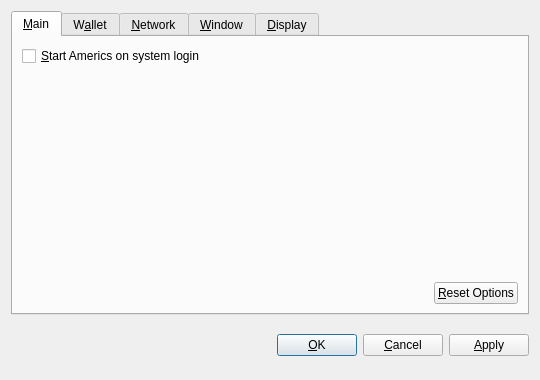
<?xml version="1.0" encoding="UTF-8"?>
<ui version="4.0">
 <class>OptionsDialog</class>
 <widget class="QDialog" name="OptionsDialog">
  <property name="geometry">
   <rect>
    <x>0</x>
    <y>0</y>
    <width>540</width>
    <height>380</height>
   </rect>
  </property>
  <property name="windowTitle">
   <string>Options</string>
  </property>
  <property name="modal">
   <bool>true</bool>
  </property>
  <layout class="QVBoxLayout" name="verticalLayout">
   <item>
    <widget class="QTabWidget" name="tabWidget">
     <property name="tabPosition">
      <enum>QTabWidget::North</enum>
     </property>
     <property name="currentIndex">
      <number>0</number>
     </property>
     <widget class="QWidget" name="tabMain">
      <attribute name="title">
       <string>&amp;Main</string>
      </attribute>
      <layout class="QVBoxLayout" name="verticalLayout_Main">
       <item>
        <widget class="QCheckBox" name="bitcoinAtStartup">
         <property name="toolTip">
          <string>Automatically start Americs after logging in to the system.</string>
         </property>
         <property name="text">
          <string>&amp;Start Americs on system login</string>
         </property>
        </widget>
       </item>
       <item>
        <spacer name="verticalSpacer_Main">
         <property name="orientation">
          <enum>Qt::Vertical</enum>
         </property>
         <property name="sizeHint" stdset="0">
          <size>
           <width>20</width>
           <height>40</height>
          </size>
         </property>
        </spacer>
       </item>
       <item>
        <layout class="QHBoxLayout" name="horizontalLayout_2_Main">
         <item>
          <spacer name="horizontalSpacer_2_Main">
           <property name="orientation">
            <enum>Qt::Horizontal</enum>
           </property>
           <property name="sizeHint" stdset="0">
            <size>
             <width>40</width>
             <height>20</height>
            </size>
           </property>
          </spacer>
         </item>
         <item>
          <widget class="QPushButton" name="resetButton">
           <property name="toolTip">
            <string>Reset all client options to default.</string>
           </property>
           <property name="text">
            <string>&amp;Reset Options</string>
           </property>
           <property name="autoDefault">
            <bool>false</bool>
           </property>
          </widget>
         </item>
        </layout>
       </item>
      </layout>
     </widget>
     <widget class="QWidget" name="tabWallet">
      <attribute name="title">
       <string>W&amp;allet</string>
      </attribute>
      <layout class="QVBoxLayout" name="verticalLayout_Network">
       <item>
        <widget class="QLabel" name="transactionFeeInfoLabel">
         <property name="text">
          <string>Optional transaction fee per kB that helps make sure your transactions are processed quickly. Most transactions are 1 kB.</string>
         </property>
         <property name="textFormat">
          <enum>Qt::PlainText</enum>
         </property>
         <property name="wordWrap">
          <bool>true</bool>
         </property>
        </widget>
       </item>
       <item>
        <layout class="QHBoxLayout" name="horizontalLayout_1_Main">
         <item>
          <widget class="QLabel" name="transactionFeeLabel">
           <property name="text">
            <string>Pay transaction &amp;fee</string>
           </property>
           <property name="textFormat">
            <enum>Qt::PlainText</enum>
           </property>
           <property name="buddy">
            <cstring>transactionFee</cstring>
           </property>
          </widget>
         </item>
         <item>
          <widget class="BitcoinAmountField" name="transactionFee"/>
         </item>
         <item>
          <spacer name="horizontalSpacer_1_Main">
           <property name="orientation">
            <enum>Qt::Horizontal</enum>
           </property>
           <property name="sizeHint" stdset="0">
            <size>
             <width>40</width>
             <height>20</height>
            </size>
           </property>
          </spacer>
         </item>
        </layout>
       </item>
       <item>
        <widget class="QLabel" name="label">
         <property name="text">
          <string>If you disable the spending of unconfirmed change, the change from a transaction cannot be used until that transaction has at least one confirmation. This also affects how your balance is computed.</string>
         </property>
         <property name="wordWrap">
          <bool>true</bool>
         </property>
        </widget>
       </item>
       <item>
        <widget class="QCheckBox" name="spendZeroConfChange">
         <property name="text">
          <string>Spend unconfirmed change  (experts only)</string>
         </property>
        </widget>
       </item>
       <item>
        <spacer name="verticalSpacer">
         <property name="orientation">
          <enum>Qt::Vertical</enum>
         </property>
         <property name="sizeHint" stdset="0">
          <size>
           <width>20</width>
           <height>40</height>
          </size>
         </property>
        </spacer>
       </item>
      </layout>
     </widget>
     <widget class="QWidget" name="tabNetwork">
      <attribute name="title">
       <string>&amp;Network</string>
      </attribute>
      <layout class="QVBoxLayout" name="verticalLayout_Network">
       <item>
        <widget class="QCheckBox" name="mapPortUpnp">
         <property name="toolTip">
          <string>Automatically open the Americs client port on the router. This only works when your router supports UPnP and it is enabled.</string>
         </property>
         <property name="text">
          <string>Map port using &amp;UPnP</string>
         </property>
        </widget>
       </item>
       <item>
        <widget class="QCheckBox" name="connectSocks">
         <property name="toolTip">
          <string>Connect to the Americs network through a SOCKS proxy (e.g. when connecting through Tor).</string>
         </property>
         <property name="text">
          <string>&amp;Connect through SOCKS proxy:</string>
         </property>
        </widget>
       </item>
       <item>
        <layout class="QHBoxLayout" name="horizontalLayout_Network">
         <item>
          <widget class="QLabel" name="proxyIpLabel">
           <property name="text">
            <string>Proxy &amp;IP:</string>
           </property>
           <property name="textFormat">
            <enum>Qt::PlainText</enum>
           </property>
           <property name="buddy">
            <cstring>proxyIp</cstring>
           </property>
          </widget>
         </item>
         <item>
          <widget class="QValidatedLineEdit" name="proxyIp">
           <property name="maximumSize">
            <size>
             <width>140</width>
             <height>16777215</height>
            </size>
           </property>
           <property name="toolTip">
            <string>IP address of the proxy (e.g. 127.0.0.1)</string>
           </property>
          </widget>
         </item>
         <item>
          <widget class="QLabel" name="proxyPortLabel">
           <property name="text">
            <string>&amp;Port:</string>
           </property>
           <property name="textFormat">
            <enum>Qt::PlainText</enum>
           </property>
           <property name="buddy">
            <cstring>proxyPort</cstring>
           </property>
          </widget>
         </item>
         <item>
          <widget class="QLineEdit" name="proxyPort">
           <property name="maximumSize">
            <size>
             <width>55</width>
             <height>16777215</height>
            </size>
           </property>
           <property name="toolTip">
            <string>Port of the proxy (e.g. 9050)</string>
           </property>
          </widget>
         </item>
         <item>
          <widget class="QLabel" name="socksVersionLabel">
           <property name="text">
            <string>SOCKS &amp;Version:</string>
           </property>
           <property name="textFormat">
            <enum>Qt::PlainText</enum>
           </property>
           <property name="buddy">
            <cstring>socksVersion</cstring>
           </property>
          </widget>
         </item>
         <item>
          <widget class="QValueComboBox" name="socksVersion">
           <property name="toolTip">
            <string>SOCKS version of the proxy (e.g. 5)</string>
           </property>
          </widget>
         </item>
         <item>
          <spacer name="horizontalSpacer_Network">
           <property name="orientation">
            <enum>Qt::Horizontal</enum>
           </property>
           <property name="sizeHint" stdset="0">
            <size>
             <width>40</width>
             <height>20</height>
            </size>
           </property>
          </spacer>
         </item>
        </layout>
       </item>
       <item>
        <spacer name="verticalSpacer_Network">
         <property name="orientation">
          <enum>Qt::Vertical</enum>
         </property>
         <property name="sizeHint" stdset="0">
          <size>
           <width>20</width>
           <height>40</height>
          </size>
         </property>
        </spacer>
       </item>
      </layout>
     </widget>
     <widget class="QWidget" name="tabWindow">
      <attribute name="title">
       <string>&amp;Window</string>
      </attribute>
      <layout class="QVBoxLayout" name="verticalLayout_Window">
       <item>
        <widget class="QCheckBox" name="minimizeToTray">
         <property name="toolTip">
          <string>Show only a tray icon after minimizing the window.</string>
         </property>
         <property name="text">
          <string>&amp;Minimize to the tray instead of the taskbar</string>
         </property>
        </widget>
       </item>
       <item>
        <widget class="QCheckBox" name="minimizeOnClose">
         <property name="toolTip">
          <string>Minimize instead of exit the application when the window is closed. When this option is enabled, the application will be closed only after selecting Quit in the menu.</string>
         </property>
         <property name="text">
          <string>M&amp;inimize on close</string>
         </property>
        </widget>
       </item>
       <item>
        <spacer name="verticalSpacer_Window">
         <property name="orientation">
          <enum>Qt::Vertical</enum>
         </property>
         <property name="sizeHint" stdset="0">
          <size>
           <width>20</width>
           <height>40</height>
          </size>
         </property>
        </spacer>
       </item>
      </layout>
     </widget>
     <widget class="QWidget" name="tabDisplay">
      <attribute name="title">
       <string>&amp;Display</string>
      </attribute>
      <layout class="QVBoxLayout" name="verticalLayout_Display">
       <item>
        <layout class="QHBoxLayout" name="horizontalLayout_1_Display">
         <item>
          <widget class="QLabel" name="langLabel">
           <property name="text">
            <string>User Interface &amp;language:</string>
           </property>
           <property name="textFormat">
            <enum>Qt::PlainText</enum>
           </property>
           <property name="buddy">
            <cstring>lang</cstring>
           </property>
          </widget>
         </item>
         <item>
          <widget class="QValueComboBox" name="lang">
           <property name="toolTip">
            <string>The user interface language can be set here. This setting will take effect after restarting Americs.</string>
           </property>
          </widget>
         </item>
        </layout>
       </item>
       <item>
        <layout class="QHBoxLayout" name="horizontalLayout_2_Display">
         <item>
          <widget class="QLabel" name="unitLabel">
           <property name="text">
            <string>&amp;Unit to show amounts in:</string>
           </property>
           <property name="textFormat">
            <enum>Qt::PlainText</enum>
           </property>
           <property name="buddy">
            <cstring>unit</cstring>
           </property>
          </widget>
         </item>
         <item>
          <widget class="QValueComboBox" name="unit">
           <property name="toolTip">
            <string>Choose the default subdivision unit to show in the interface and when sending coins.</string>
           </property>
          </widget>
         </item>
        </layout>
       </item>
       <item>
        <widget class="QCheckBox" name="displayAddresses">
         <property name="toolTip">
          <string>Whether to show Americs addresses in the transaction list or not.</string>
         </property>
         <property name="text">
          <string>&amp;Display addresses in transaction list</string>
         </property>
        </widget>
       </item>
       <item>
        <widget class="QCheckBox" name="coinControlFeatures">
         <property name="toolTip">
          <string>Whether to show coin control features or not.</string>
         </property>
         <property name="text">
          <string>Display coin &amp;control features (experts only!)</string>
         </property>
        </widget>
       </item>
       <item>
        <spacer name="verticalSpacer_Display">
         <property name="orientation">
          <enum>Qt::Vertical</enum>
         </property>
         <property name="sizeHint" stdset="0">
          <size>
           <width>20</width>
           <height>40</height>
          </size>
         </property>
        </spacer>
       </item>
      </layout>
     </widget>
    </widget>
   </item>
   <item>
    <layout class="QHBoxLayout" name="horizontalLayout_Buttons">
     <item>
      <spacer name="horizontalSpacer_1">
       <property name="orientation">
        <enum>Qt::Horizontal</enum>
       </property>
       <property name="sizeHint" stdset="0">
        <size>
         <width>40</width>
         <height>48</height>
        </size>
       </property>
      </spacer>
     </item>
     <item>
      <widget class="QLabel" name="statusLabel">
       <property name="font">
        <font>
         <weight>75</weight>
         <bold>true</bold>
        </font>
       </property>
       <property name="text">
        <string/>
       </property>
       <property name="textFormat">
        <enum>Qt::PlainText</enum>
       </property>
       <property name="wordWrap">
        <bool>true</bool>
       </property>
      </widget>
     </item>
     <item>
      <spacer name="horizontalSpacer_2">
       <property name="orientation">
        <enum>Qt::Horizontal</enum>
       </property>
       <property name="sizeHint" stdset="0">
        <size>
         <width>40</width>
         <height>48</height>
        </size>
       </property>
      </spacer>
     </item>
     <item>
      <widget class="QPushButton" name="okButton">
       <property name="text">
        <string>&amp;OK</string>
       </property>
      </widget>
     </item>
     <item>
      <widget class="QPushButton" name="cancelButton">
       <property name="text">
        <string>&amp;Cancel</string>
       </property>
       <property name="autoDefault">
        <bool>false</bool>
       </property>
      </widget>
     </item>
     <item>
      <widget class="QPushButton" name="applyButton">
       <property name="text">
        <string>&amp;Apply</string>
       </property>
       <property name="autoDefault">
        <bool>false</bool>
       </property>
      </widget>
     </item>
    </layout>
   </item>
  </layout>
 </widget>
 <customwidgets>
  <customwidget>
   <class>BitcoinAmountField</class>
   <extends>QSpinBox</extends>
   <header>bitcoinamountfield.h</header>
  </customwidget>
  <customwidget>
   <class>QValueComboBox</class>
   <extends>QComboBox</extends>
   <header>qvaluecombobox.h</header>
  </customwidget>
  <customwidget>
   <class>QValidatedLineEdit</class>
   <extends>QLineEdit</extends>
   <header>qvalidatedlineedit.h</header>
  </customwidget>
 </customwidgets>
 <resources/>
 <connections/>
</ui>
